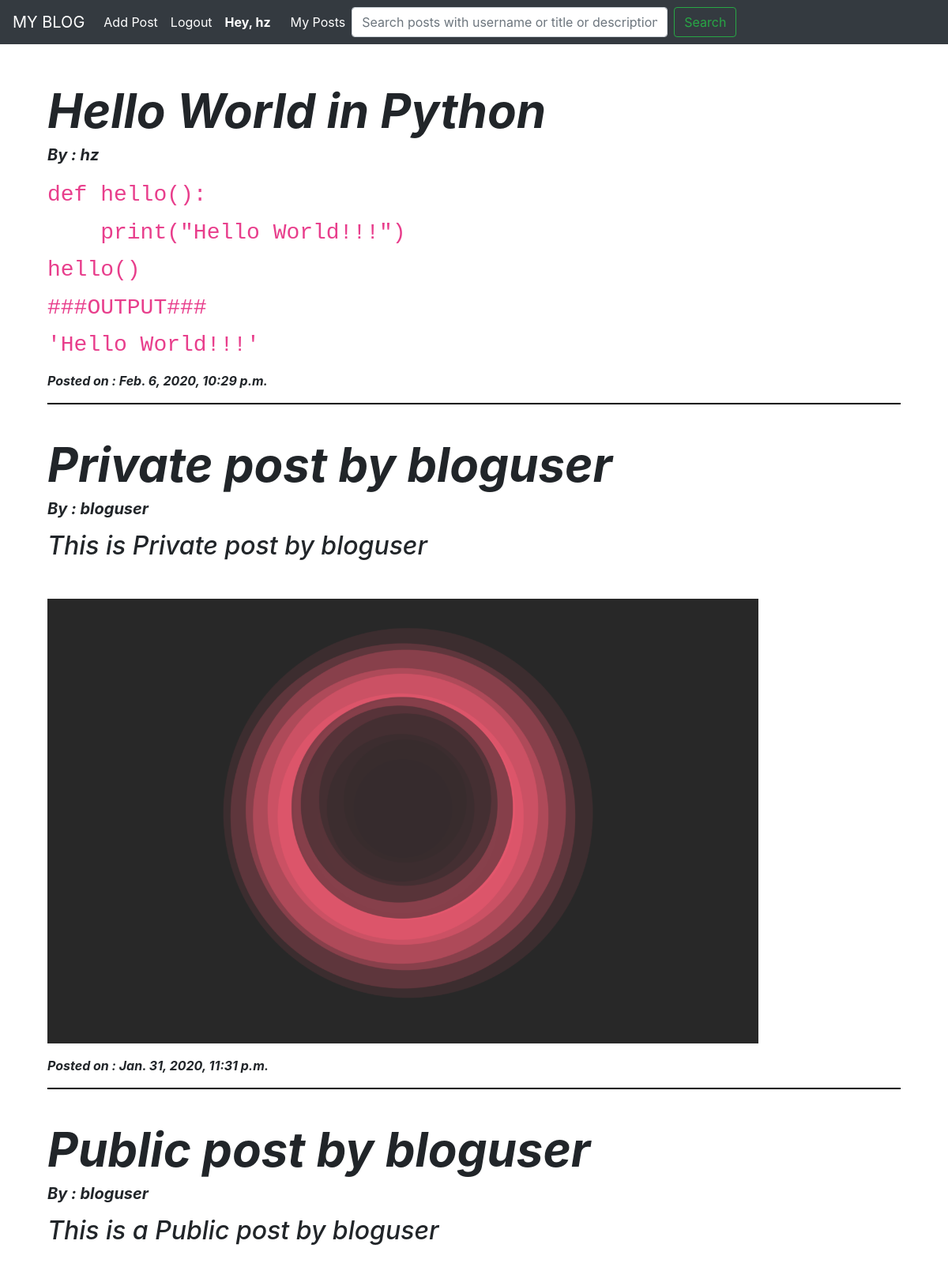
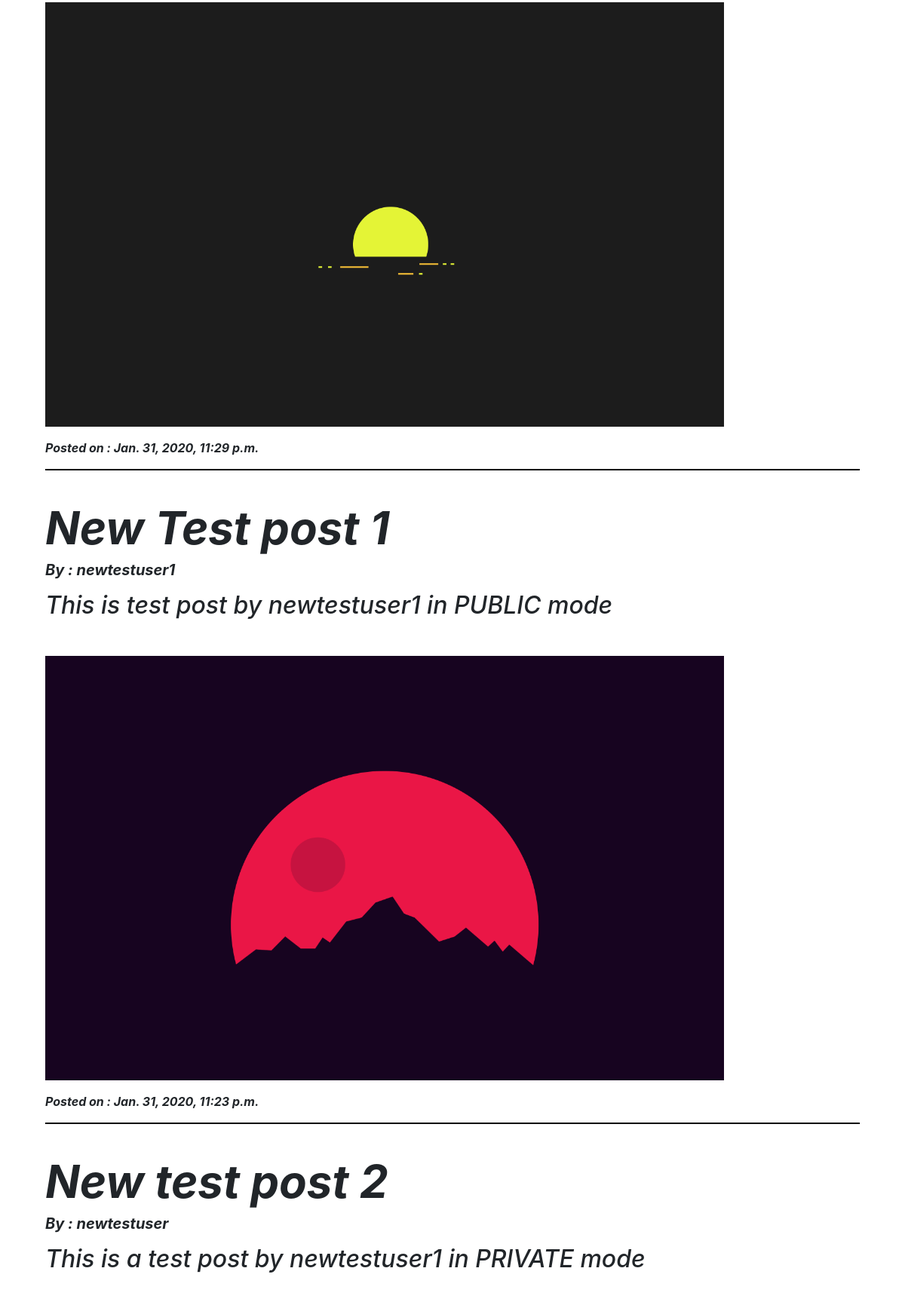
The app's page / (signed in, upper part) with its own data (2 pictures, top to bottom).
### blog/models.py (models this page shows, shortened)
class Post(models.Model):
    user = models.ForeignKey(settings.AUTH_USER_MODEL, on_delete = models.CASCADE)
    post_title = models.CharField(max_length = 200,unique = True)
    post_description = RichTextUploadingField()
    is_published = models.BooleanField(default = False)
    published_date = models.DateTimeField(auto_now_add = True)
    post_type = models.CharField(choices = POST_CHOICE, max_length = 3)
    class Meta:
        db_table = 'post'

### blog/views.py (the view)
# urls.py: 2. Add a URL to urlpatterns:  path('', views.home, name='home')
@login_required
def home(request):
    post_list = Post.objects.filter(is_published=True).order_by('-published_date')
    context = {'post_list':post_list}
    return render(request,'home.html',context)

### blog/templates/home.html
{% extends 'base.html' %}
{% block content %}
<br><br>
{% for post in post_list %}
<h1 style="font-size:60px;font-style:italic"><b>{{post.post_title}}</b></h1>
<h5><b><i>By : {{post.user.username}}</i></b></h5>
<p>{{post.post_description|safe}}</p>
<i><b>Posted on : {{post.published_date}}</b></i>
<br><hr style="color:black;border:1px solid black"><br>
{% endfor %}
{% endblock %}

### blog/templates/base.html (shortened to what this page needs)
<!DOCTYPE html>
<html lang="en" dir="ltr">
  <head>
    <link rel="stylesheet" href="https://maxcdn.bootstrapcdn.com/bootstrap/4.0.0/css/bootstrap.min.css">
  </head>
  <body>
    <nav class="navbar navbar-expand-lg navbar-dark bg-dark">
  <div class="collapse navbar-collapse" id="navbarTogglerDemo01">
    <a class="navbar-brand" href="/">MY BLOG</a>
    <ul class="navbar-nav mr-auto mt-2 mt-lg-0">
    {% if user.is_authenticated %}
    <li class="nav-item active">
      <a class="nav-link" href="/add/post/">Add Post</a>
    </li>
    <li class="nav-item active">
      <a class="nav-link" href="/accounts/logout/">Logout</a>
    </li>
    <li class="nav-item disabled nav-link">
    <strong style="color:white">Hey, {{user.username}}</strong>
    </li>&nbsp;&nbsp;
    <li class="nav-item active">
      <a class="nav-link" href="/my_posts/">My Posts</a>
    </li>
    <form   action="/search/" method="get" class="form-inline my-2 my-lg-0">
      <input style="width:400px" class="form-control mr-sm-2" type="text" placeholder="Search posts with username or title or description..." aria-label="Search" name="q">
      <button class="btn btn-outline-success my-2 my-sm-0" type="submit">Search</button>
    </form>
      {% endif %}
    </ul>
  </div>
</nav>
  <div class="container">
    <div class="container">
      {% block content %}
      {% endblock %}
    </div>
  </div>
  </body>
</html>

### records on screen
Post: post_title "Hello World in Python", user.username "hz", post_description "def hello(): print(\"Hello World!!!\") hello() ###OUTPUT### 'Hello World!!!'", published_date "Feb. 6, 2020, 10:29 p.m."
Post: post_title "Private post by bloguser", user.username "bloguser", post_description "This is Private post by bloguser", post_description (picture), published_date "Jan. 31, 2020, 11:31 p.m."
Post: post_title "Public post by bloguser", user.username "bloguser", post_description "This is a Public post by bloguser", post_description (picture), published_date "Jan. 31, 2020, 11:29 p.m."
Post: post_title "New Test post 1", user.username "newtestuser1", post_description "This is test post by newtestuser1 in PUBLIC mode", post_description (picture), published_date "Jan. 31, 2020, 11:23 p.m."
Post: post_title "New test post 2", user.username "newtestuser", post_description "This is a test post by newtestuser1 in PRIVATE mode"

### other values on screen
{{ user.username }} "hz"
